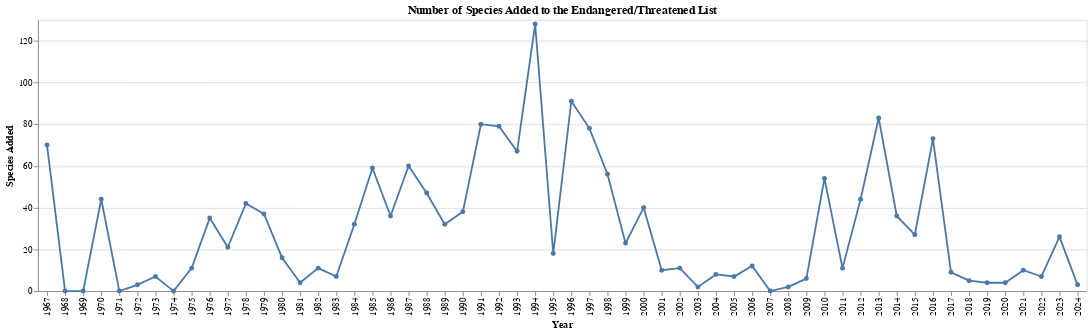

Here is the notebook cell this chart was saved with:
### Markdown cell above
## Excellent

### Code cell
listed = alt.Chart(listed_species_df, title="Number of Species Added to the Endangered/Threatened List").mark_line(point=True).encode(
    x=alt.X("Calendar Year:O", title="Year").scale(zero=False),
    y=alt.Y("Number of Species Listings:Q", title="Species Added").scale(zero=False), 
    tooltip = ['Number of Species Listings']
)

listed

### Figure 1 — Vega-Lite specification as saved in the notebook (floating-point values rounded to 4 significant figures)
{"config": {"view": {"continuousWidth": 300, "continuousHeight": 300}}, "data": {"name": "data-2fc7e87139f5d0c3acb326e98ec76e9f"}, "mark": {"type": "line", "point": true}, "encoding": {"tooltip": [{"field": "Number of Species Listings", "type": "quantitative"}], "x": {"field": "Calendar Year", "scale": {"zero": false}, "title": "Year", "type": "ordinal"}, "y": {"field": "Number of Species Listings", "scale": {"zero": false}, "title": "Species Added", "type": "quantitative"}}, "title": "Number of Species Added to the Endangered/Threatened List", "$schema": "https://vega.github.io/schema/vega-lite/v5.17.0.json", "datasets": {"data-2fc7e87139f5d0c3acb326e98ec76e9f": [{"Calendar Year": 2024, "Number of Species Listings": 3}, {"Calendar Year": 2023, "Number of Species Listings": 26}, {"Calendar Year": 2022, "Number of Species Listings": 7}, {"Calendar Year": 2021, "Number of Species Listings": 10}, {"Calendar Year": 2020, "Number of Species Listings": 4}, {"Calendar Year": 2019, "Number of Species Listings": 4}, {"Calendar Year": 2018, "Number of Species Listings": 5}, {"Calendar Year": 2017, "Number of Species Listings": 9}, {"Calendar Year": 2016, "Number of Species Listings": 73}, {"Calendar Year": 2015, "Number of Species Listings": 27}, {"Calendar Year": 2014, "Number of Species Listings": 36}, {"Calendar Year": 2013, "Number of Species Listings": 83}, {"Calendar Year": 2012, "Number of Species Listings": 44}, {"Calendar Year": 2011, "Number of Species Listings": 11}, {"Calendar Year": 2010, "Number of Species Listings": 54}, {"Calendar Year": 2009, "Number of Species Listings": 6}, {"Calendar Year": 2008, "Number of Species Listings": 2}, {"Calendar Year": 2006, "Number of Species Listings": 12}, {"Calendar Year": 2005, "Number of Species Listings": 7}, {"Calendar Year": 2004, "Number of Species Listings": 8}, {"Calendar Year": 2003, "Number of Species Listings": 2}, {"Calendar Year": 2002, "Number of Species Listings": 11}, {"Calendar Year": 2001, "Number of Species Listings": 10}, {"Calendar Year": 2000, "Number of Species Listings": 40}, {"Calendar Year": 1999, "Number of Species Listings": 23}, {"Calendar Year": 1998, "Number of Species Listings": 56}, {"Calendar Year": 1997, "Number of Species Listings": 78}, {"Calendar Year": 1996, "Number of Species Listings": 91}, {"Calendar Year": 1995, "Number of Species Listings": 18}, {"Calendar Year": 1994, "Number of Species Listings": 128}, {"Calendar Year": 1993, "Number of Species Listings": 67}, {"Calendar Year": 1992, "Number of Species Listings": 79}, {"Calendar Year": 1991, "Number of Species Listings": 80}, {"Calendar Year": 1990, "Number of Species Listings": 38}, {"Calendar Year": 1989, "Number of Species Listings": 32}, {"Calendar Year": 1988, "Number of Species Listings": 47}, {"Calendar Year": 1987, "Number of Species Listings": 60}, {"Calendar Year": 1986, "Number of Species Listings": 36}, {"Calendar Year": 1985, "Number of Species Listings": 59}, {"Calendar Year": 1984, "Number of Species Listings": 32}, {"Calendar Year": 1983, "Number of Species Listings": 7}, {"Calendar Year": 1982, "Number of Species Listings": 11}, {"Calendar Year": 1981, "Number of Species Listings": 4}, {"Calendar Year": 1980, "Number of Species Listings": 16}, {"Calendar Year": 1979, "Number of Species Listings": 37}, {"Calendar Year": 1978, "Number of Species Listings": 42}, {"Calendar Year": 1977, "Number of Species Listings": 21}, {"Calendar Year": 1976, "Number of Species Listings": 35}, {"Calendar Year": 1975, "Number of Species Listings": 11}, {"Calendar Year": 1973, "Number of Species Listings": 7}, {"Calendar Year": 1972, "Number of Species Listings": 3}, {"Calendar Year": 1970, "Number of Species Listings": 44}, {"Calendar Year": 1967, "Number of Species Listings": 70}, {"Calendar Year": 1968, "Number of Species Listings": 0}, {"Calendar Year": 1969, "Number of Species Listings": 0}, {"Calendar Year": 1971, "Number of Species Listings": 0}, {"Calendar Year": 1974, "Number of Species Listings": 0}, {"Calendar Year": 2007, "Number of Species Listings": 0}]}}
